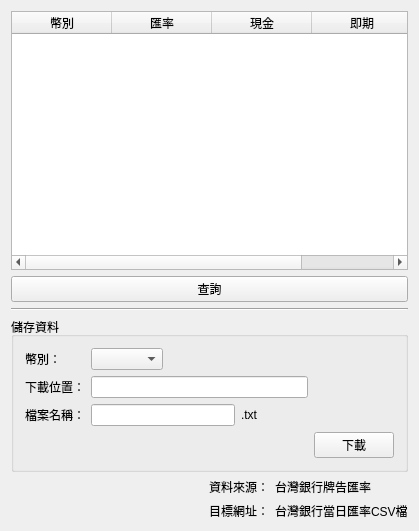
<?xml version="1.0" encoding="UTF-8"?>
<ui version="4.0">
 <class>MainWindow</class>
 <widget class="QMainWindow" name="MainWindow">
  <property name="geometry">
   <rect>
    <x>0</x>
    <y>0</y>
    <width>419</width>
    <height>531</height>
   </rect>
  </property>
  <property name="windowTitle">
   <string>MainWindow</string>
  </property>
  <widget class="QWidget" name="centralWidget">
   <layout class="QGridLayout" name="gridLayout_3">
    <item row="0" column="0" colspan="2">
     <widget class="QTableWidget" name="tableWidget">
      <property name="editTriggers">
       <set>QAbstractItemView::NoEditTriggers</set>
      </property>
      <property name="alternatingRowColors">
       <bool>true</bool>
      </property>
      <property name="showGrid">
       <bool>true</bool>
      </property>
      <attribute name="horizontalHeaderVisible">
       <bool>true</bool>
      </attribute>
      <attribute name="horizontalHeaderCascadingSectionResizes">
       <bool>false</bool>
      </attribute>
      <attribute name="verticalHeaderStretchLastSection">
       <bool>false</bool>
      </attribute>
      <column>
       <property name="text">
        <string>幣別</string>
       </property>
      </column>
      <column>
       <property name="text">
        <string>匯率</string>
       </property>
      </column>
      <column>
       <property name="text">
        <string>現金</string>
       </property>
      </column>
      <column>
       <property name="text">
        <string>即期</string>
       </property>
      </column>
     </widget>
    </item>
    <item row="1" column="0" colspan="2">
     <widget class="QPushButton" name="btn_Request">
      <property name="text">
       <string>查詢</string>
      </property>
     </widget>
    </item>
    <item row="2" column="0" colspan="2">
     <widget class="Line" name="line">
      <property name="orientation">
       <enum>Qt::Horizontal</enum>
      </property>
     </widget>
    </item>
    <item row="3" column="0" colspan="2">
     <widget class="QGroupBox" name="groupBox">
      <property name="title">
       <string>儲存資料</string>
      </property>
      <layout class="QGridLayout" name="gridLayout">
       <item row="0" column="0">
        <widget class="QLabel" name="label">
         <property name="text">
          <string>幣別：</string>
         </property>
        </widget>
       </item>
       <item row="0" column="1">
        <widget class="QComboBox" name="comboBox_currency"/>
       </item>
       <item row="0" column="2" colspan="2">
        <spacer name="horizontalSpacer">
         <property name="orientation">
          <enum>Qt::Horizontal</enum>
         </property>
         <property name="sizeHint" stdset="0">
          <size>
           <width>150</width>
           <height>20</height>
          </size>
         </property>
        </spacer>
       </item>
       <item row="1" column="0">
        <widget class="QLabel" name="label_2">
         <property name="text">
          <string>下載位置：</string>
         </property>
        </widget>
       </item>
       <item row="1" column="1" colspan="3">
        <widget class="QLineEdit" name="lineEdit_filePath"/>
       </item>
       <item row="2" column="0">
        <widget class="QLabel" name="label_3">
         <property name="text">
          <string>檔案名稱：</string>
         </property>
        </widget>
       </item>
       <item row="2" column="1" colspan="2">
        <widget class="QLineEdit" name="lineEdit_fileName"/>
       </item>
       <item row="2" column="3">
        <widget class="QLabel" name="label_4">
         <property name="text">
          <string>.txt</string>
         </property>
        </widget>
       </item>
       <item row="3" column="4">
        <widget class="QPushButton" name="btn_download">
         <property name="text">
          <string>下載</string>
         </property>
        </widget>
       </item>
      </layout>
     </widget>
    </item>
    <item row="4" column="0">
     <spacer name="horizontalSpacer_2">
      <property name="orientation">
       <enum>Qt::Horizontal</enum>
      </property>
      <property name="sizeHint" stdset="0">
       <size>
        <width>216</width>
        <height>20</height>
       </size>
      </property>
     </spacer>
    </item>
    <item row="4" column="1">
     <layout class="QGridLayout" name="gridLayout_2">
      <item row="0" column="0">
       <widget class="QLabel" name="label_5">
        <property name="text">
         <string>資料來源：</string>
        </property>
       </widget>
      </item>
      <item row="0" column="1">
       <widget class="QLabel" name="label_Source">
        <property name="text">
         <string>台灣銀行牌告匯率</string>
        </property>
       </widget>
      </item>
      <item row="1" column="0">
       <widget class="QLabel" name="label_7">
        <property name="text">
         <string>目標網址：</string>
        </property>
       </widget>
      </item>
      <item row="1" column="1">
       <widget class="QLabel" name="label_CSVSource">
        <property name="text">
         <string>台灣銀行當日匯率CSV檔</string>
        </property>
       </widget>
      </item>
     </layout>
    </item>
   </layout>
  </widget>
 </widget>
 <layoutdefault spacing="6" margin="11"/>
 <resources/>
 <connections/>
</ui>
